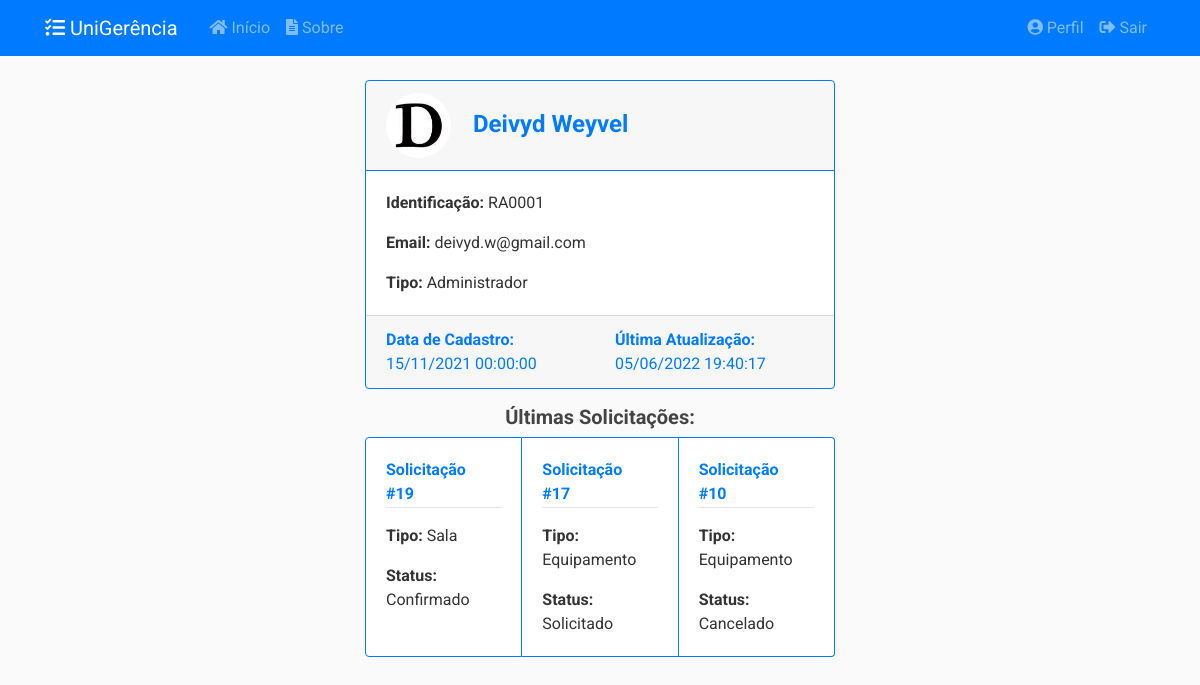
Before: /usuarios/1 (signed in) with the older database file.
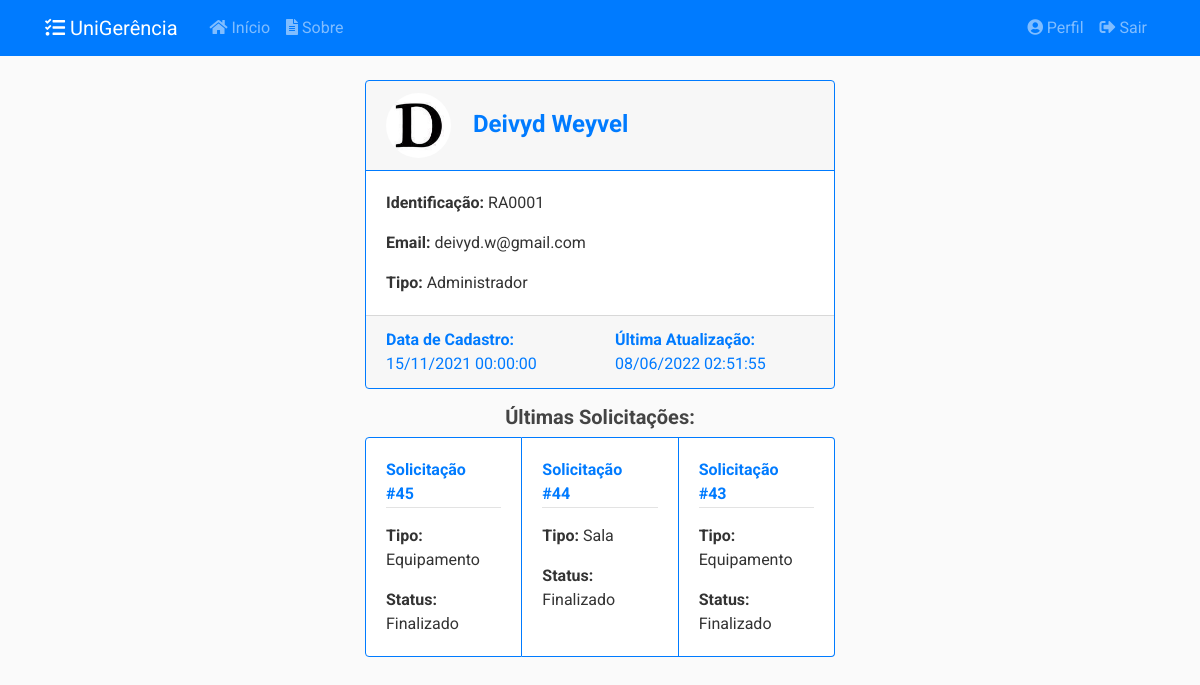
After: the same page with the newer database file.
### app/models/usuarios.py (models this page shows, shortened)
class Usuario(db.Model, UserMixin):
    __tablename__ = 'usuarios'
    __table_args__ = {'extend_existing': True}
    id = db.Column(db.Integer, primary_key=True)
    nome = db.Column(db.String(100), nullable=False)
    identificacao = db.Column(db.String(20), unique=True, nullable=False)
    email = db.Column(db.String(100), unique=True, nullable=False)
    senha = db.Column(db.String(60), nullable=False)
    data_cadastro = db.Column(db.DateTime, nullable=False,
                              default=datetime.now().astimezone(fuso_horario))
    data_atualizacao = db.Column(db.DateTime, nullable=True)
    tipo = db.Column(db.Enum(TipoUsuario), nullable=False)
    ativo = db.Column(db.Boolean, nullable=False, default=True)
    imagem_perfil = db.Column(db.String(20), nullable=False,
                              default='default.jpg')
    posts = db.relationship('Post', backref='autor',
                            foreign_keys='Post.usuario_id', lazy=True)
    recipiente = db.relationship('Post', backref='destinatario',
                                 foreign_keys='Post.destinatario_id', lazy=True)
    solicitacoes = db.relationship('Solicitacao', backref='autor', lazy=True)
    relatorios = db.relationship('Relatorio', backref='autor', lazy=True)
    def __repr__(self):
        return f"{self.nome} ({self.identificacao})"
    def recuperar_id(usuario_id):
        return Usuario.query.filter_by(id=usuario_id).filter_by(ativo=True).first_or_404()
    def verificar_admin(self):
        if self.tipo.name == 'ADMIN':
            return True
        else:
            return False

### app/models/solicitacoes.py (models this page shows, shortened)
class Solicitacao(db.Model):
    __tablename__ = 'solicitacoes'
    __table_args__ = {'extend_existing': True}
    id = db.Column(db.Integer, primary_key=True)
    status = db.Column(db.Enum(Status), default=Status.ABERTO.name)
    data_abertura = db.Column(db.DateTime, nullable=False,
                              default=datetime.now().astimezone(fuso_horario))
    data_inicio_pref = db.Column(db.Date, nullable=False)
    data_fim_pref = db.Column(db.Date, nullable=False)
    data_retirada = db.Column(db.DateTime, nullable=True)
    data_devolucao = db.Column(db.DateTime, nullable=True)
    data_cancelamento = db.Column(db.DateTime, nullable=True)
    data_finalizacao = db.Column(db.DateTime, nullable=True)
    quantidade = db.Column(db.Integer, nullable=False, default=0)
    descricao = db.Column(db.String(20), nullable=False)
    tipo = db.Column(db.String(20), nullable=False)
    ativo = db.Column(db.Boolean, nullable=False, default=True)
    usuario_id = db.Column(db.Integer, db.ForeignKey('usuarios.id'),
                           nullable=False)
    turno_id = db.Column(db.Integer, db.ForeignKey('turnos.id'),
                           nullable=False)
    turno = db.relationship('Turno', back_populates='solicitacoes')
    __mapper_args__ = {
        'polymorphic_identity': 'SOLICITACAO',
        'polymorphic_on': tipo
    }
    def recuperar_ultimas_autor(usuario, limite):
        return Solicitacao.query.filter_by(autor=usuario).filter_by(
            ativo=True).order_by(Solicitacao.id.desc()).limit(limite)

class SolicitacaoSala(Solicitacao):
    __tablename__ = 'solicitacoes_salas'
    id = db.Column(db.Integer, db.ForeignKey('solicitacoes.id'), primary_key=True)
    setor_id = db.Column(db.Integer, db.ForeignKey('setores.id'), nullable=False)
    setor = db.relationship('Setor', back_populates='solicitacoes')
    salas = db.relationship('Sala', secondary= solicitacao_s,
                                    back_populates='solicitacoes')
    __mapper_args__ = {
        'polymorphic_identity': 'SALA',
    }

class Solicitacao(db.Model):
    __tablename__ = 'solicitacoes'
    __table_args__ = {'extend_existing': True}
    id = db.Column(db.Integer, primary_key=True)
    status = db.Column(db.Enum(Status), default=Status.ABERTO.name)
    data_abertura = db.Column(db.DateTime, nullable=False,
                              default=datetime.now().astimezone(fuso_horario))
    data_inicio_pref = db.Column(db.Date, nullable=False)
    data_fim_pref = db.Column(db.Date, nullable=False)
    data_retirada = db.Column(db.DateTime, nullable=True)
    data_devolucao = db.Column(db.DateTime, nullable=True)
    data_cancelamento = db.Column(db.DateTime, nullable=True)
    data_finalizacao = db.Column(db.DateTime, nullable=True)
    quantidade = db.Column(db.Integer, nullable=False, default=0)
    descricao = db.Column(db.String(20), nullable=False)
    tipo = db.Column(db.String(20), nullable=False)
    ativo = db.Column(db.Boolean, nullable=False, default=True)
    usuario_id = db.Column(db.Integer, db.ForeignKey('usuarios.id'),
                           nullable=False)
    turno_id = db.Column(db.Integer, db.ForeignKey('turnos.id'),
                           nullable=False)
    turno = db.relationship('Turno', back_populates='solicitacoes')
    __mapper_args__ = {
        'polymorphic_identity': 'SOLICITACAO',
        'polymorphic_on': tipo
    }
    def recuperar_ultimas_autor(usuario, limite):
        return Solicitacao.query.filter_by(autor=usuario).filter_by(
            ativo=True).order_by(Solicitacao.id.desc()).limit(limite)

class SolicitacaoEquipamento(Solicitacao):
    __tablename__ = 'solicitacoes_equipamentos'
    id = db.Column(db.Integer, db.ForeignKey('solicitacoes.id'), primary_key=True)
    tipo_eqp_id = db.Column(db.Integer, db.ForeignKey('tipos_equipamento.id'),
                           nullable=True)
    equipamentos = db.relationship('Equipamento', secondary=solicitacao_e,
                                   back_populates='solicitacoes')
    tipo_eqp = db.relationship('TipoEquipamento', back_populates='solicitacoes')
    __mapper_args__ = {
        'polymorphic_identity': 'EQUIPAMENTO'
    }

### app/controllers/usuarios.py (the view)
@usuarios.route("/<int:usuario_id>", methods=['GET'])
@login_required
@admin_required
def usuario(usuario_id):
    usuario = Usuario.recuperar_id(usuario_id)
    solicitacoes = Solicitacao.recuperar_ultimas_autor(usuario, 3)
    return render_template('usuarios/usuario.html',
                           title=usuario, usuario=usuario,
                           solicitacoes=solicitacoes)

### app/models/usuarios.py (called while the page is built)
@login_manager.user_loader
def load_user(user_id):
    return Usuario.query.get(int(user_id))

def admin_required(f):
    @wraps(f)
    def wrap(*args, **kwargs):
        if Usuario.verificar_admin(current_user):
            return f(*args, **kwargs)
        else:
            flash('Você não tem autorização para acessar esta página.', 'danger')
        return redirect(url_for('principal.inicio'))
    return wrap

### app/templates/usuarios/usuario.html
{% extends "layout.html" %}
{% block conteudo %}
<div class="card border-primary mb-3">
    <h4 class="card-header text-primary border-primary">
        <img class="rounded-circle article-img" src="{{ url_for('static', filename='img_perfil/' + usuario.imagem_perfil) }}">
        <strong>{{ usuario.nome }}</strong>
    </h4>
    <div class="card-body">
        <p class="card-text"><strong>Identificação:</strong> {{ usuario.identificacao }}</p>
        <p class="card-text"><strong>Email:</strong> {{ usuario.email }}</p>
        <p class="card-text"><strong>Tipo:</strong> {{ usuario.tipo.value }}</p>
    </div>
    <div class="card-footer">
        <div class="row">
            <div class="col-md-6">
                <a class=""><strong>Data de Cadastro:</strong> {{ usuario.data_cadastro.strftime('%d/%m/%Y %H:%M:%S') }}</a>
            </div>
            <div class="col-md-6">
                {% if usuario.data_atualizacao %}
                <a class=""><strong>Última Atualização:</strong> {{ usuario.data_atualizacao.strftime('%d/%m/%Y %H:%M:%S') }}</a>
                {% endif %}
            </div>
        </div>
    </div>
</div>
<h5 class="card-text text-center"><strong>Últimas Solicitações:</strong></h5>
<div class="card-group">
{% for solicitacao in solicitacoes %}
<div class="card border-primary">
    <div class="card-body">
        <div class="article-metadata mb-3">
            <a class="mr-2" href="{{ url_for('solicitacoes.solicitacao', solicitacao_id=solicitacao.id )}}"><strong>Solicitação #{{ solicitacao.id }}</strong></a>
        </div>
        {% if solicitacao.tipo == 'EQUIPAMENTO' %}
        <p class="card-text"><strong>Tipo:</strong> Equipamento</p>
        {% elif solicitacao.tipo == 'SALA' %}
        <p class="card-text"><strong>Tipo:</strong> Sala</p>
        {% endif %}
        <p class="card-text"><strong>Status:</strong> {{ solicitacao.status.value }}</p>
    </div>
</div>
{% endfor %}
</div>
{% endblock conteudo %}

Changed rows visible on the page:
no longer on this page (row unchanged): SolicitacaoSala: id "19", shows "Tipo:", status.value "Confirmado"
no longer on this page (row unchanged): SolicitacaoEquipamento: id "17", shows "Tipo:", status.value "Solicitado"
no longer on this page (row unchanged): SolicitacaoEquipamento: id "10", shows "Tipo:", status.value "Cancelado"
changed Usuario "Deivyd Weyvel": data_atualizacao "05/06/2022 19:40:17" → "08/06/2022 02:51:55"
added SolicitacaoEquipamento: id "45", shows "Tipo:", status.value "Finalizado"
added SolicitacaoSala: id "44", shows "Tipo:", status.value "Finalizado"
added SolicitacaoEquipamento: id "43", shows "Tipo:", status.value "Finalizado"
